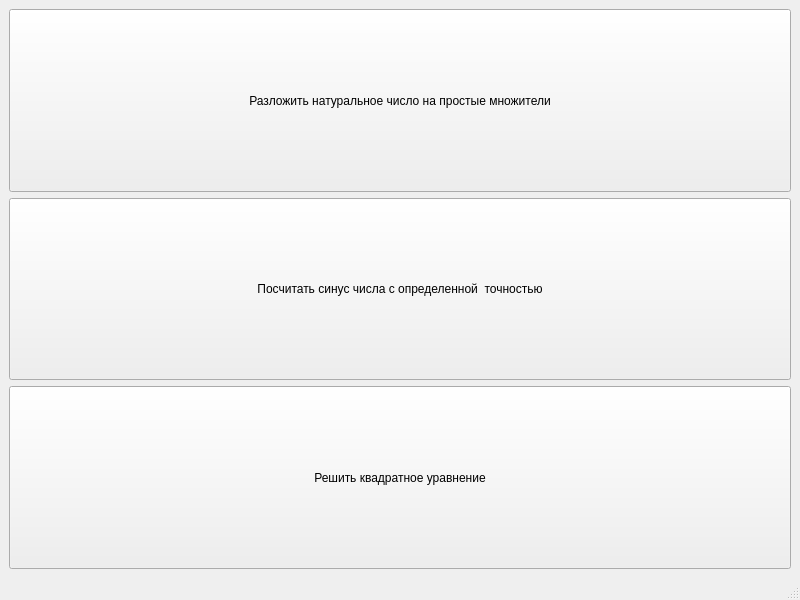
<?xml version="1.0" encoding="UTF-8"?>
<ui version="4.0">
 <class>MainWindow</class>
 <widget class="QMainWindow" name="MainWindow">
  <property name="geometry">
   <rect>
    <x>0</x>
    <y>0</y>
    <width>800</width>
    <height>600</height>
   </rect>
  </property>
  <property name="sizePolicy">
   <sizepolicy hsizetype="Preferred" vsizetype="Preferred">
    <horstretch>0</horstretch>
    <verstretch>0</verstretch>
   </sizepolicy>
  </property>
  <property name="windowTitle">
   <string>MainWindow</string>
  </property>
  <widget class="QWidget" name="centralwidget">
   <layout class="QVBoxLayout" name="verticalLayout">
    <item>
     <widget class="QPushButton" name="pushButton">
      <property name="sizePolicy">
       <sizepolicy hsizetype="Preferred" vsizetype="Preferred">
        <horstretch>0</horstretch>
        <verstretch>0</verstretch>
       </sizepolicy>
      </property>
      <property name="text">
       <string>Разложить натуральное число на простые множители</string>
      </property>
     </widget>
    </item>
    <item>
     <widget class="QPushButton" name="pushButton_2">
      <property name="sizePolicy">
       <sizepolicy hsizetype="Preferred" vsizetype="Preferred">
        <horstretch>0</horstretch>
        <verstretch>0</verstretch>
       </sizepolicy>
      </property>
      <property name="text">
       <string>Посчитать синус числа с определенной  точностью</string>
      </property>
     </widget>
    </item>
    <item>
     <widget class="QPushButton" name="pushButton_3">
      <property name="sizePolicy">
       <sizepolicy hsizetype="Preferred" vsizetype="Preferred">
        <horstretch>0</horstretch>
        <verstretch>0</verstretch>
       </sizepolicy>
      </property>
      <property name="text">
       <string>Решить квадратное уравнение</string>
      </property>
     </widget>
    </item>
   </layout>
  </widget>
  <widget class="QMenuBar" name="menubar">
   <property name="geometry">
    <rect>
     <x>0</x>
     <y>0</y>
     <width>800</width>
     <height>23</height>
    </rect>
   </property>
  </widget>
  <widget class="QStatusBar" name="statusbar"/>
 </widget>
 <resources/>
 <connections/>
</ui>
